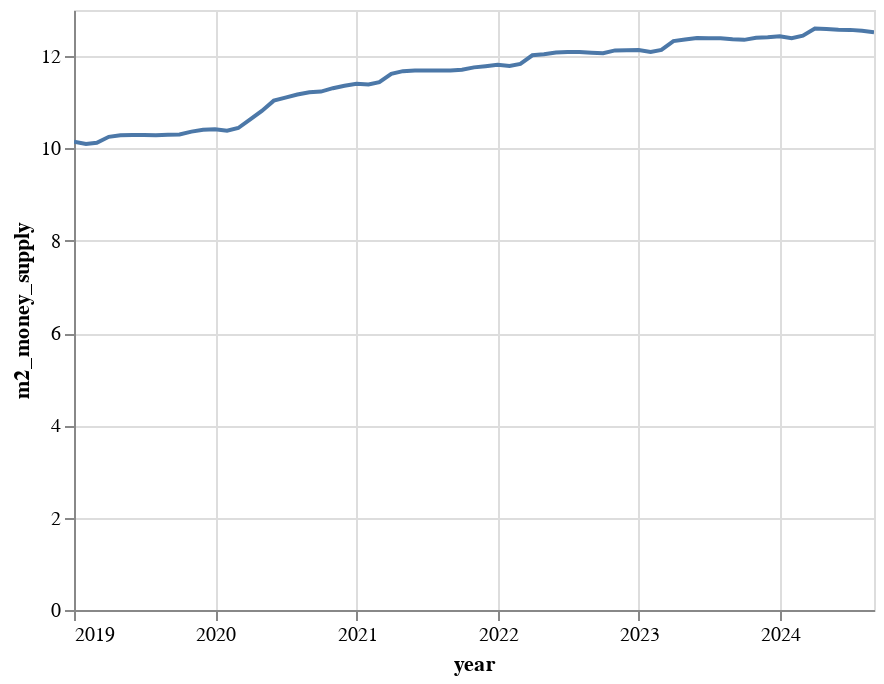

Notebook cell for this chart:
### Code cell
m2_chart = (
    (m2_out.plot.line(
        x="year", 
        y=alt.Y("m2_money_supply", scale=alt.Scale(zero=True))
                      )
    )
        .properties(width=400)
        .configure_scale(zero=False)
)

m2_chart

### Figure 1 — Vega-Lite specification as saved in the notebook (floating-point values rounded to 4 significant figures)
{"config": {"view": {"continuousWidth": 300, "continuousHeight": 300}, "scale": {"zero": false}}, "data": {"name": "data-5c537c88cb5345ac7a18aaebfa23404d"}, "mark": {"type": "line", "tooltip": true}, "encoding": {"x": {"field": "year", "type": "temporal"}, "y": {"field": "m2_money_supply", "scale": {"zero": true}, "type": "quantitative"}}, "params": [{"name": "param_4", "select": {"type": "interval", "encodings": ["x", "y"]}, "bind": "scales"}], "width": 400, "$schema": "https://vega.github.io/schema/vega-lite/v5.20.1.json", "datasets": {"data-5c537c88cb5345ac7a18aaebfa23404d": [{"year": "2019-01-01T00:00:00", "m2_money_supply": 10.15}, {"year": "2019-02-01T00:00:00", "m2_money_supply": 10.1}, {"year": "2019-03-01T00:00:00", "m2_money_supply": 10.13}, {"year": "2019-04-01T00:00:00", "m2_money_supply": 10.25}, {"year": "2019-05-01T00:00:00", "m2_money_supply": 10.29}, {"year": "2019-06-01T00:00:00", "m2_money_supply": 10.29}, {"year": "2019-07-01T00:00:00", "m2_money_supply": 10.29}, {"year": "2019-08-01T00:00:00", "m2_money_supply": 10.28}, {"year": "2019-09-01T00:00:00", "m2_money_supply": 10.3}, {"year": "2019-10-01T00:00:00", "m2_money_supply": 10.3}, {"year": "2019-11-01T00:00:00", "m2_money_supply": 10.37}, {"year": "2019-12-01T00:00:00", "m2_money_supply": 10.4}, {"year": "2020-01-01T00:00:00", "m2_money_supply": 10.42}, {"year": "2020-02-01T00:00:00", "m2_money_supply": 10.38}, {"year": "2020-03-01T00:00:00", "m2_money_supply": 10.44}, {"year": "2020-04-01T00:00:00", "m2_money_supply": 10.63}, {"year": "2020-05-01T00:00:00", "m2_money_supply": 10.81}, {"year": "2020-06-01T00:00:00", "m2_money_supply": 11.04}, {"year": "2020-07-01T00:00:00", "m2_money_supply": 11.1}, {"year": "2020-08-01T00:00:00", "m2_money_supply": 11.17}, {"year": "2020-09-01T00:00:00", "m2_money_supply": 11.22}, {"year": "2020-10-01T00:00:00", "m2_money_supply": 11.23}, {"year": "2020-11-01T00:00:00", "m2_money_supply": 11.31}, {"year": "2020-12-01T00:00:00", "m2_money_supply": 11.36}, {"year": "2021-01-01T00:00:00", "m2_money_supply": 11.4}, {"year": "2021-02-01T00:00:00", "m2_money_supply": 11.38}, {"year": "2021-03-01T00:00:00", "m2_money_supply": 11.44}, {"year": "2021-04-01T00:00:00", "m2_money_supply": 11.62}, {"year": "2021-05-01T00:00:00", "m2_money_supply": 11.68}, {"year": "2021-06-01T00:00:00", "m2_money_supply": 11.69}, {"year": "2021-07-01T00:00:00", "m2_money_supply": 11.69}, {"year": "2021-08-01T00:00:00", "m2_money_supply": 11.69}, {"year": "2021-09-01T00:00:00", "m2_money_supply": 11.69}, {"year": "2021-10-01T00:00:00", "m2_money_supply": 11.71}, {"year": "2021-11-01T00:00:00", "m2_money_supply": 11.76}, {"year": "2021-12-01T00:00:00", "m2_money_supply": 11.78}, {"year": "2022-01-01T00:00:00", "m2_money_supply": 11.81}, {"year": "2022-02-01T00:00:00", "m2_money_supply": 11.79}, {"year": "2022-03-01T00:00:00", "m2_money_supply": 11.83}, {"year": "2022-04-01T00:00:00", "m2_money_supply": 12.02}, {"year": "2022-05-01T00:00:00", "m2_money_supply": 12.04}, {"year": "2022-06-01T00:00:00", "m2_money_supply": 12.08}, {"year": "2022-07-01T00:00:00", "m2_money_supply": 12.09}, {"year": "2022-08-01T00:00:00", "m2_money_supply": 12.09}, {"year": "2022-09-01T00:00:00", "m2_money_supply": 12.08}, {"year": "2022-10-01T00:00:00", "m2_money_supply": 12.06}, {"year": "2022-11-01T00:00:00", "m2_money_supply": 12.12}, {"year": "2022-12-01T00:00:00", "m2_money_supply": 12.13}, {"year": "2023-01-01T00:00:00", "m2_money_supply": 12.13}, {"year": "2023-02-01T00:00:00", "m2_money_supply": 12.09}, {"year": "2023-03-01T00:00:00", "m2_money_supply": 12.13}, {"year": "2023-04-01T00:00:00", "m2_money_supply": 12.33}, {"year": "2023-05-01T00:00:00", "m2_money_supply": 12.36}, {"year": "2023-06-01T00:00:00", "m2_money_supply": 12.39}, {"year": "2023-07-01T00:00:00", "m2_money_supply": 12.39}, {"year": "2023-08-01T00:00:00", "m2_money_supply": 12.39}, {"year": "2023-09-01T00:00:00", "m2_money_supply": 12.36}, {"year": "2023-10-01T00:00:00", "m2_money_supply": 12.35}, {"year": "2023-11-01T00:00:00", "m2_money_supply": 12.4}, {"year": "2023-12-01T00:00:00", "m2_money_supply": 12.41}, {"year": "2024-01-01T00:00:00", "m2_money_supply": 12.43}, {"year": "2024-02-01T00:00:00", "m2_money_supply": 12.39}, {"year": "2024-03-01T00:00:00", "m2_money_supply": 12.44}, {"year": "2024-04-01T00:00:00", "m2_money_supply": 12.6}, {"year": "2024-05-01T00:00:00", "m2_money_supply": 12.59}, {"year": "2024-06-01T00:00:00", "m2_money_supply": 12.57}, {"year": "2024-07-01T00:00:00", "m2_money_supply": 12.57}, {"year": "2024-08-01T00:00:00", "m2_money_supply": 12.55}, {"year": "2024-09-01T00:00:00", "m2_money_supply": 12.52}]}}
